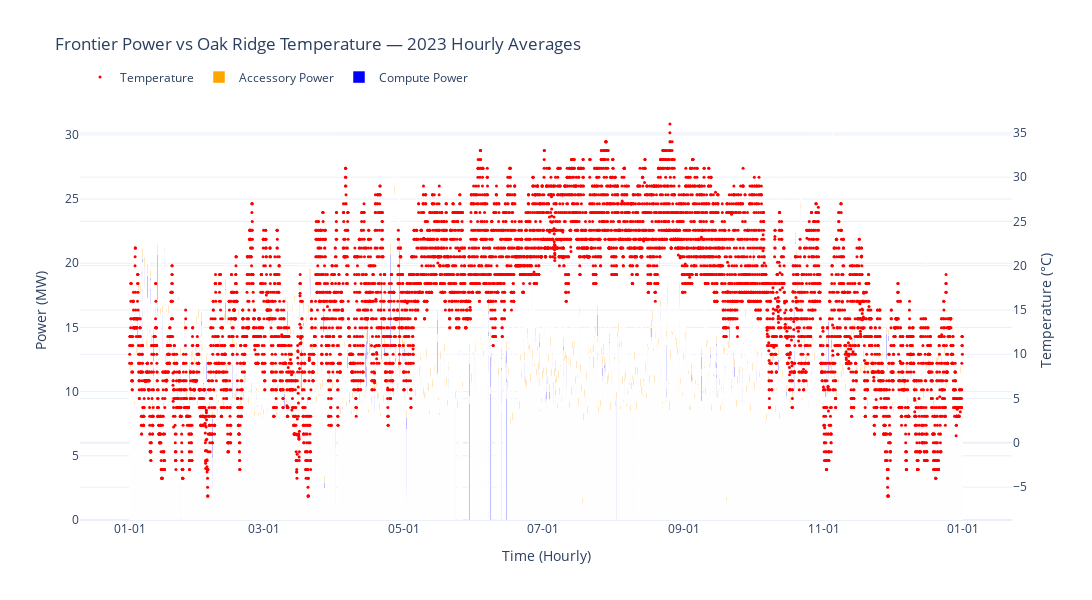

Notebook code for this chart:
### Code cell
import pandas as pd
import plotly.graph_objects as go
from pathlib import Path

# =========================
# Utility: read CSV and clean columns
# =========================
def read_csv_clean(path, datetime_cols=None):
    """
    Read a CSV file and automatically:
    1) Drop columns that are entirely NaN
    2) Drop columns with names like 'Unnamed: x'
    3) Optionally parse datetime columns
    Returns (df, removed_cols) for transparency
    """
    df_raw = pd.read_csv(path)
    original_cols = df_raw.columns.tolist()

    # Drop fully NaN columns
    df = df_raw.dropna(axis=1, how='all')

    # Drop 'Unnamed' columns
    unnamed_mask = df.columns.str.contains(r'^Unnamed', case=False, regex=True)
    df = df.loc[:, ~unnamed_mask]

    # Parse datetime columns
    if datetime_cols:
        for c in datetime_cols:
            if c in df.columns:
                df[c] = pd.to_datetime(df[c], errors='coerce')

    removed_cols = [c for c in original_cols if c not in df.columns]
    return df, removed_cols


# =========================
# 1) Read Frontier power data
# =========================
frontier_path = "Frontier HPC & Facility Data.csv"
frontier, frontier_removed = read_csv_clean(frontier_path, datetime_cols=["Date/Time"])

# Rename columns
frontier = frontier.rename(columns={
    'Frontier Compute Power(MW)': 'Compute Power',
    'Frontier Facility accessory Power(MW)': 'Accessory Power',
    'Frontier Total Power(MW)': 'Total Power'
})

# =========================
# 2) Resample to hourly averages
# =========================
frontier_hourly = (
    frontier.resample('H', on='Date/Time')
    .mean(numeric_only=True)
    .reset_index()
)

# =========================
# 3) Read temperature data
# =========================
temp_path = "oak_ridge_tn_hourly_temp_2023_meteostat_local.csv"
temp, temp_removed = read_csv_clean(temp_path, datetime_cols=["datetime_local"])

# Rename columns
temp = temp.rename(columns={'datetime_local': 'Date/Time', 'temp': 'Temperature'})

# =========================
# 4) Filter for 2023 only and merge
# =========================
frontier_hourly = frontier_hourly[frontier_hourly['Date/Time'].dt.year == 2023].copy()
temp = temp[temp['Date/Time'].dt.year == 2023].copy()

# Merge and sort
df = pd.merge(frontier_hourly, temp, on='Date/Time', how='inner').sort_values('Date/Time')

# Remove any remaining Unnamed or NaN-only columns
df = df.dropna(axis=1, how='all')
df = df.loc[:, ~df.columns.str.contains(r'^Unnamed', case=False, regex=True)]

# =========================
# 5) Save merged dataset
# =========================
output_path = "merged_frontier_temperature_hourly_2023.csv"
df.to_csv(output_path, index=False)

print("✅ Merged CSV saved:", output_path)
print("📦 Rows:", len(df))
print("🧹 Removed columns from Frontier:", frontier_removed if frontier_removed else "None")
print("🧹 Removed columns from Temperature:", temp_removed if temp_removed else "None")
print("\nColumns after merge:", list(df.columns))

# =========================
# 6) Plot with Plotly
# =========================
fig = go.Figure()

# Compute Power (blue bars)
fig.add_trace(go.Bar(
    x=df['Date/Time'],
    y=df['Compute Power'],
    name='Compute Power',
    marker_color='blue',
    hovertemplate='Time: %{x|%Y-%m-%d %H:%M}<br>Compute: %{y:.3f} MW<extra></extra>'
))

# Accessory Power (orange bars stacked)
fig.add_trace(go.Bar(
    x=df['Date/Time'],
    y=df['Accessory Power'],
    name='Accessory Power',
    marker_color='orange',
    hovertemplate='Time: %{x|%Y-%m-%d %H:%M}<br>Accessory: %{y:.3f} MW<extra></extra>'
))

# Temperature (red dots, right axis)
fig.add_trace(go.Scatter(
    x=df['Date/Time'],
    y=df['Temperature'],
    name='Temperature',
    mode='markers',
    marker=dict(size=3, color='red'),
    yaxis='y2',
    hovertemplate='Time: %{x|%Y-%m-%d %H:%M}<br>Temp: %{y:.1f} °C<extra></extra>'
))

# =========================
# 7) Layout
# =========================
fig.update_layout(
    title='Frontier Power vs Oak Ridge Temperature — 2023 Hourly Averages',
    barmode='stack',
    xaxis=dict(title='Time (Hourly)', tickformat='%m-%d'),
    yaxis=dict(title='Power (MW)'),
    yaxis2=dict(title='Temperature (°C)', overlaying='y', side='right'),
    legend=dict(orientation='h', yanchor='bottom', y=1.02, xanchor='left', x=0),
    template='plotly_white',
    bargap=0,
    height=600,
    width=1200
)

fig.show()

### Figure 1 — Plotly figure (JSON) as saved in the notebook; plotly's stock layout.template omitted (floating-point values rounded to 4 significant figures; data arrays with more than 128 entries replaced by an {"elided": "..."} marker saying what was removed)
{"data": [{"hovertemplate": "Time: %{x|%Y-%m-%d %H:%M}<br>Compute: %{y:.3f} MW<extra></extra>", "marker": {"color": "blue"}, "name": "Compute Power", "type": "bar", "x": {"elided": "8755 str values"}, "y": {"elided": "8755 float values"}}, {"hovertemplate": "Time: %{x|%Y-%m-%d %H:%M}<br>Accessory: %{y:.3f} MW<extra></extra>", "marker": {"color": "orange"}, "name": "Accessory Power", "type": "bar", "x": {"elided": "8755 str values"}, "y": {"elided": "8755 float values"}}, {"hovertemplate": "Time: %{x|%Y-%m-%d %H:%M}<br>Temp: %{y:.1f} °C<extra></extra>", "marker": {"color": "red", "size": 3}, "mode": "markers", "name": "Temperature", "type": "scatter", "x": {"elided": "8755 str values"}, "y": {"elided": "8755 float values"}, "yaxis": "y2"}], "layout": {"bargap": 0, "barmode": "stack", "height": 600, "legend": {"orientation": "h", "x": 0, "xanchor": "left", "y": 1.02, "yanchor": "bottom"}, "title": {"text": "Frontier Power vs Oak Ridge Temperature — 2023 Hourly Averages"}, "width": 1200, "xaxis": {"tickformat": "%m-%d", "title": {"text": "Time (Hourly)"}}, "yaxis": {"title": {"text": "Power (MW)"}}, "yaxis2": {"overlaying": "y", "side": "right", "title": {"text": "Temperature (°C)"}}}}
